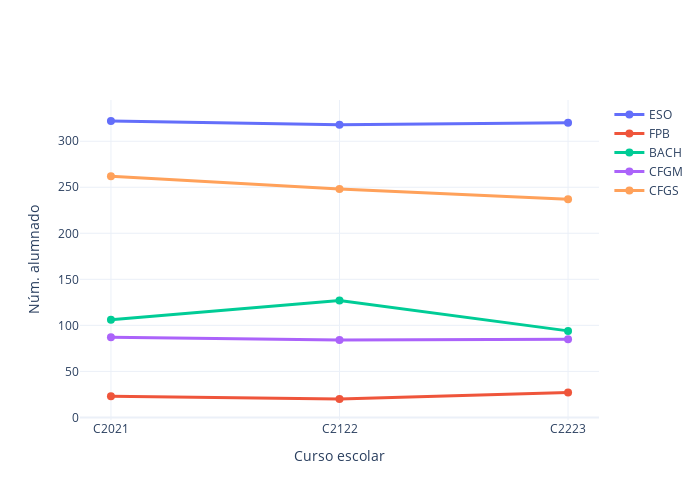

Here is the notebook cell this chart was saved with:
### Markdown cell above
## Evolución del número total de alumnado por niveles

### Code cell
myplotly.num_students_evolution(df_ce, stages, years)

### Figure 1 — Plotly figure (JSON) as saved in the notebook; plotly's stock layout.template omitted (floating-point values rounded to 4 significant figures)
{"data": [{"hoverinfo": "name+text", "line": {"width": 3}, "marker": {"size": 8}, "name": "ESO", "text": ["322.0", "318.0", "320.0"], "type": "scatter", "x": ["C2021", "C2122", "C2223"], "y": [322, 318, 320]}, {"hoverinfo": "name+text", "line": {"width": 3}, "marker": {"size": 8}, "name": "FPB", "text": ["23.0", "20.0", "27.0"], "type": "scatter", "x": ["C2021", "C2122", "C2223"], "y": [23, 20, 27]}, {"hoverinfo": "name+text", "line": {"width": 3}, "marker": {"size": 8}, "name": "BACH", "text": ["106.0", "127.0", "94.0"], "type": "scatter", "x": ["C2021", "C2122", "C2223"], "y": [106, 127, 94]}, {"hoverinfo": "name+text", "line": {"width": 3}, "marker": {"size": 8}, "name": "CFGM", "text": ["87.0", "84.0", "85.0"], "type": "scatter", "x": ["C2021", "C2122", "C2223"], "y": [87, 84, 85]}, {"hoverinfo": "name+text", "line": {"width": 3}, "marker": {"size": 8}, "name": "CFGS", "text": ["262.0", "248.0", "237.0"], "type": "scatter", "x": ["C2021", "C2122", "C2223"], "y": [262, 248, 237]}], "layout": {"height": 500, "width": 700, "xaxis": {"title": {"text": "Curso escolar"}}, "yaxis": {"title": {"text": "Núm. alumnado"}}}}
